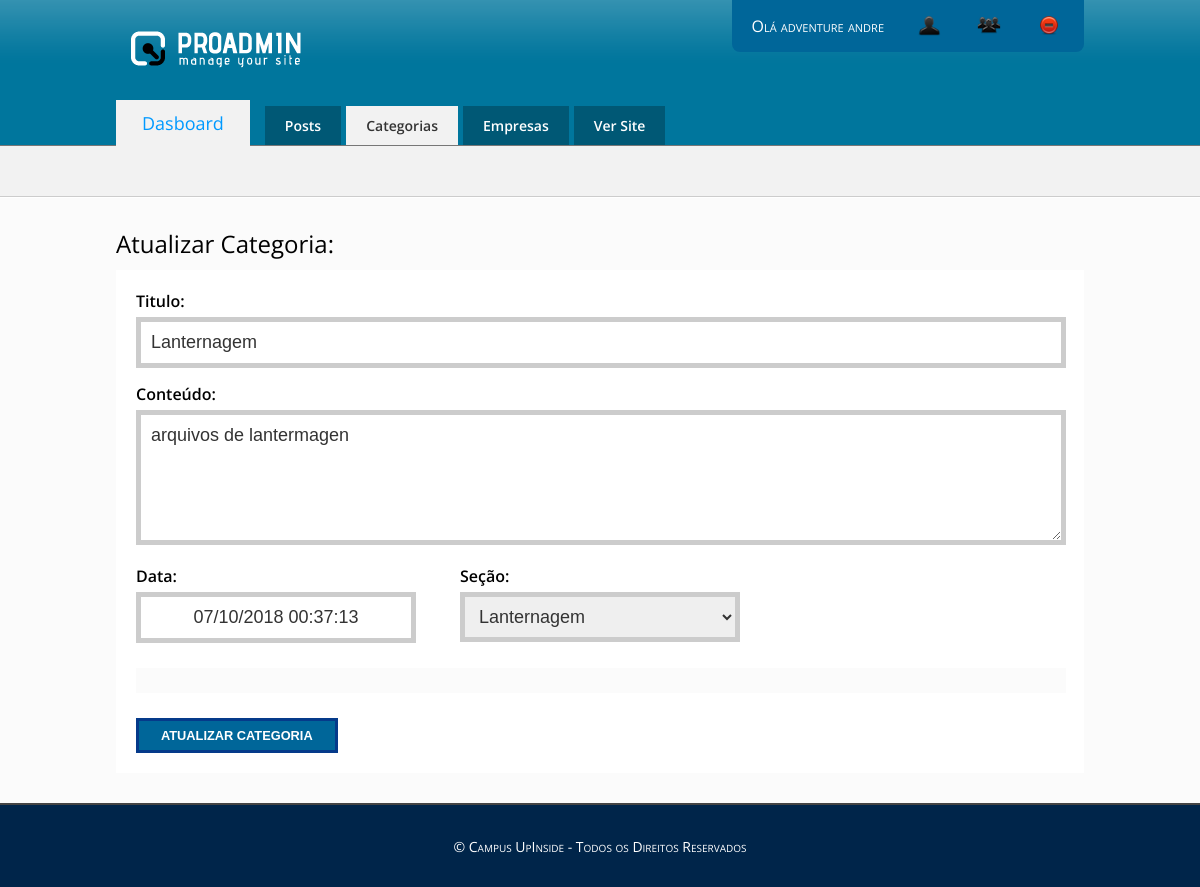
Page /admin/painel.php?exe=categories/update&catid=3 (signed in) on the committed database.
### tables this page shows
CREATE TABLE `adv_categories` (
  `category_id` int(11) NOT NULL AUTO_INCREMENT,
  `category_parent` int(11) DEFAULT NULL,
  `category_name` varchar(255) DEFAULT NULL,
  `category_title` varchar(255) DEFAULT NULL,
  `category_content` text,
  `category_date` timestamp NULL DEFAULT NULL,
  PRIMARY KEY (`category_id`)
);

### _app/Config.inc.php (called while the page is built, shortened)
<?php
function incluirClasses($Class)
{
    $cDir = ['Conn', 'Helpers', 'Models'];
    $iDir = null;
    foreach ($cDir as $dirName):
        if (!$iDir && file_exists(__DIR__ . DIRECTORY_SEPARATOR . $dirName . DIRECTORY_SEPARATOR . $Class . '.class.php') && !is_dir(__DIR__ . DIRECTORY_SEPARATOR . $dirName . DIRECTORY_SEPARATOR . $Class . '.class.php')):
            $iDir = true;
        endif;
    endforeach;
}

### _app/Conn/Read.class.php (called while the page is built, shortened)
<?php
class Read extends Conn {
    private $Select;
    private $Places;
    private $Result;
    private $Read;
    public function ExeRead($Tabela, $Termos = null, $ParseString = null) {
        if (!empty($ParseString)):
            parse_str($ParseString, $this->Places);
        endif;
        $this->Select = "SELECT * FROM {$Tabela} {$Termos}";
        $this->Execute();
    }
    public function getResult() {
        return $this->Result;
    }
    private function Connect() {
        $this->Conn = parent::getConn();
        $this->Read = $this->Conn->prepare($this->Select);
        $this->Read->setFetchMode(PDO::FETCH_ASSOC);
    }
    private function getSyntax() {
        if ($this->Places):
            foreach ($this->Places as $Vinculo => $Valor):
                $this->Read->bindValue(":{$Vinculo}", $Valor, ( is_int($Valor) ? PDO::PARAM_INT : PDO::PARAM_STR));
            endforeach;
        endif;
    }
    private function Execute() {
        $this->Connect();
        try {
            $this->getSyntax();
            $this->Read->execute();
            $this->Result = $this->Read->fetchAll();
        } catch (PDOException $e) {
            $this->Result = null;
            ADVErro("<b>Erro ao Ler:</b> {$e->getMessage()}", $e->getCode());
        }
    }
}

### _app/Conn/Conn.class.php (called while the page is built)
<?php
abstract class Conn {
    private static $Host = HOST;
    private static $User = USER;
    private static $Pass = PASS;
    private static $Dbsa = DBSA;
    private static $Connect = null;
    private static function Conectar() {
        try {
            if (self::$Connect == null):
                $dsn = 'mysql:host=' . self::$Host . ';dbname=' . self::$Dbsa;
                $options = [ PDO::MYSQL_ATTR_INIT_COMMAND => 'SET NAMES UTF8'];
                self::$Connect = new PDO($dsn, self::$User, self::$Pass, $options);
            endif;
        } catch (PDOException $e) {
            PHPErro($e->getCode(), $e->getMessage(), $e->getFile(), $e->getLine());
            die;
        }
        self::$Connect->setAttribute(PDO::ATTR_ERRMODE, PDO::ERRMODE_EXCEPTION);
        return self::$Connect;
    }
    protected static function getConn() {
        return self::Conectar();
    }
}

### admin/system/categories/update.php (the view, shortened to what this page needs)
<div class="content form_create">
    <article>
        <header>
            <h1>Atualizar Categoria:</h1>
        </header>
        <?php
        $data = filter_input_array(INPUT_POST, FILTER_DEFAULT);
        $catid = filter_input(INPUT_GET, 'catid', FILTER_VALIDATE_INT);
        if (!empty($data['SendPostForm'])):
            unset($data['SendPostForm']);
            require('_models/AdminCategory.class.php');
            $cadastra = new AdminCategory;
            $cadastra->ExeUpdate($catid, $data);
            ADVErro($cadastra->getError()[0], $cadastra->getError()[1]);
        else:
            $read = new Read;
            $read->ExeRead("adv_categories", "WHERE category_id = :id", "id={$catid}");
            if (!$read->getResult()):
                header('Location: painel.php?exe=categories/index&empty=true');
            else:
                $data = $read->getResult()[0];
            endif;
        endif;
        ?>
        <form name="PostForm" action="" method="post" enctype="multipart/form-data">
            <label class="label">
                <span class="field">Titulo:</span>
                <input type="text" name="category_title" value="<?php if (isset($data)) echo $data['category_title']; ?>" />
            </label>
            <label class="label">
                <span class="field">Conteúdo:</span>
                <textarea name="category_content" rows="5"><?php if (isset($data)) echo $data['category_content']; ?></textarea>
            </label>
            <div class="label_line">
                <label class="label_small">
                    <span class="field">Data:</span>
                    <input type="text" class="formDate center" name="category_date" value="<?= date('d/m/Y H:i:s'); ?>" />
                </label>
                <label class="label_small left">
                    <span class="field">Seção:</span>
                    <select name="category_parent">
                        <?php
                        $readSes = new Read;
                        $readSes->ExeRead("adv_categories", "WHERE category_parent IS NULL ORDER BY category_title ASC");
                        if (!$readSes->getResult()):
                            echo '<option disabled="disabled" value="null"> Cadastre antes uma seção! </option>';
                        else:
                            foreach ($readSes->getResult() as $ses):
                                echo "<option value=\"{$ses['category_id']}\" ";
                                if ($ses['category_id'] == $data['category_parent']):
                                    echo ' selected="selected" ';
                                endif;
                                echo "> {$ses['category_title']} </option>";
                            endforeach;
                        endif;
                        ?>
                    </select>
                </label>
            </div>
            <div class="gbform"></div>
            <input type="submit" class="btn blue" value="Atualizar Categoria" name="SendPostForm" />
        </form>
    </article>
</div>

### admin/css/admin.css (style rules this page uses)
body { font-family: 'Open Sans', sans-serif; }
body.painel { background: url(../images/header_bg.png) repeat-x #fbfbfb; }
.btn { padding: 7px 22px; border: 3px solid #eee; background: #fbfbfb; text-transform: uppercase; font-weight: bold; }
.btn { cursor: pointer; font-size: 0.8em; color: #fff; }
.blue { background: #069; border-color: #053a8a }
.left { float: left !important; }
.center { text-align: center !important; }
#painel .content { width: 968px; margin: 0 auto; }
.form_create article form { padding: 20px; background: #fff; margin-top: 10px; }
.form_create article form .label { display: block; margin-bottom: 15px; }
.form_create article form .field { display: block; margin-bottom: 5px; font-weight: 600; }
.form_create article form label input, .form_create article form label select, .form_create article form label textarea { padding: 10px; border: 5px solid #ccc; width: 900px; font-size: 18px; font-family: 'Trebuchet MS', sans-serif; font-weight: initial; color: #333; }
.form_create article form .label_line { float: left; width: 930px; margin-bottom: 15px; }
.form_create article form .label_small { float: left; width: 280px; }
.form_create article form .label_small:last-child { float: right; }
.form_create article form .label_small:first-child { float: left; margin-right: 44px; }
.form_create article form .label_small input { width: 250px; }
.form_create article form .label_small select { width: 280px; padding: 9px 10px }
.form_create article form .btn { margin-top: 5px; margin-right: 15px; }
.form_create article form .gbform { padding: 20px 20px 5px; margin: 10px 0 20px; background: #fbfbfb; float: left; width: 890px }

### rows in the picture
adv_categories: category_title "Lanternagem", category_content "arquivos de lantermagen", category_parent "Lanternagem"

### other values in the picture
$userlogin['user_name'] "adventure"
$userlogin['user_lastname'] "andre"
